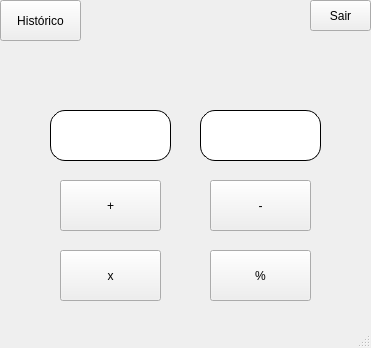
<?xml version="1.0" encoding="UTF-8"?>
<ui version="4.0">
 <class>MainWindow</class>
 <widget class="QMainWindow" name="MainWindow">
  <property name="geometry">
   <rect>
    <x>0</x>
    <y>0</y>
    <width>371</width>
    <height>348</height>
   </rect>
  </property>
  <property name="windowTitle">
   <string>MainWindow</string>
  </property>
  <widget class="QWidget" name="centralwidget">
   <widget class="QPushButton" name="soma">
    <property name="geometry">
     <rect>
      <x>60</x>
      <y>180</y>
      <width>101</width>
      <height>51</height>
     </rect>
    </property>
    <property name="text">
     <string>+</string>
    </property>
   </widget>
   <widget class="QPushButton" name="subtracao">
    <property name="geometry">
     <rect>
      <x>210</x>
      <y>180</y>
      <width>101</width>
      <height>51</height>
     </rect>
    </property>
    <property name="text">
     <string>-</string>
    </property>
   </widget>
   <widget class="QPushButton" name="dividir">
    <property name="geometry">
     <rect>
      <x>210</x>
      <y>250</y>
      <width>101</width>
      <height>51</height>
     </rect>
    </property>
    <property name="text">
     <string>%</string>
    </property>
   </widget>
   <widget class="QPushButton" name="multiplicar">
    <property name="geometry">
     <rect>
      <x>60</x>
      <y>250</y>
      <width>101</width>
      <height>51</height>
     </rect>
    </property>
    <property name="text">
     <string>x</string>
    </property>
   </widget>
   <widget class="QPushButton" name="Sair">
    <property name="geometry">
     <rect>
      <x>310</x>
      <y>0</y>
      <width>61</width>
      <height>31</height>
     </rect>
    </property>
    <property name="text">
     <string>Sair</string>
    </property>
   </widget>
   <widget class="QLineEdit" name="nA">
    <property name="geometry">
     <rect>
      <x>50</x>
      <y>110</y>
      <width>121</width>
      <height>51</height>
     </rect>
    </property>
    <property name="font">
     <font>
      <family>Arial</family>
      <pointsize>12</pointsize>
      <weight>50</weight>
      <italic>false</italic>
      <bold>false</bold>
     </font>
    </property>
    <property name="styleSheet">
     <string notr="true">background-color: rgb(255, 255, 255);
font: 12pt &quot;Arial&quot;;
border-radius: 15px;
border-style: outset;
border-width:0.5px;
</string>
    </property>
    <property name="alignment">
     <set>Qt::AlignCenter</set>
    </property>
   </widget>
   <widget class="QLineEdit" name="nB">
    <property name="geometry">
     <rect>
      <x>200</x>
      <y>110</y>
      <width>121</width>
      <height>51</height>
     </rect>
    </property>
    <property name="font">
     <font>
      <family>Arial</family>
      <pointsize>12</pointsize>
      <weight>50</weight>
      <italic>false</italic>
      <bold>false</bold>
     </font>
    </property>
    <property name="layoutDirection">
     <enum>Qt::LeftToRight</enum>
    </property>
    <property name="styleSheet">
     <string notr="true">background-color: rgb(255, 255, 255);
font: 12pt &quot;Arial&quot;;
border-radius: 15px;
border-style: outset;
border-width:0.5px;
</string>
    </property>
    <property name="alignment">
     <set>Qt::AlignCenter</set>
    </property>
   </widget>
   <widget class="QPushButton" name="total">
    <property name="geometry">
     <rect>
      <x>0</x>
      <y>0</y>
      <width>81</width>
      <height>41</height>
     </rect>
    </property>
    <property name="text">
     <string>Histórico</string>
    </property>
   </widget>
  </widget>
  <widget class="QMenuBar" name="menubar">
   <property name="geometry">
    <rect>
     <x>0</x>
     <y>0</y>
     <width>371</width>
     <height>21</height>
    </rect>
   </property>
  </widget>
  <widget class="QStatusBar" name="statusbar"/>
 </widget>
 <resources/>
 <connections/>
</ui>
